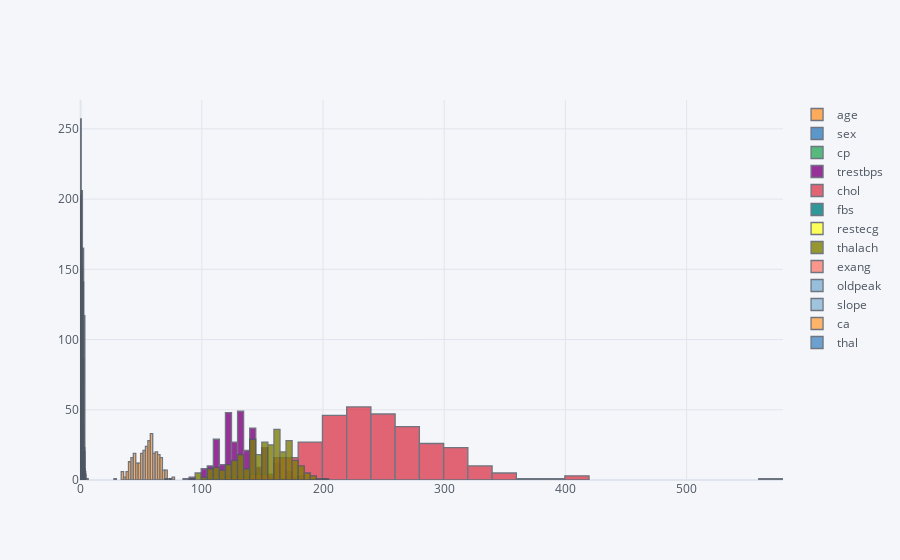

Notebook cell for this chart:
### Code cell
df[numerical].iplot(kind='hist');

### Figure 1 — Plotly figure (JSON) as saved in the notebook; plotly's stock layout.template omitted (floating-point values rounded to 4 significant figures; data arrays with more than 128 entries replaced by an {"elided": "..."} marker saying what was removed)
{"data": [{"histfunc": "count", "histnorm": "", "marker": {"color": "rgba(255, 153, 51, 1.0)", "line": {"color": "#4D5663", "width": 1.3}}, "name": "age", "opacity": 0.8, "orientation": "v", "type": "histogram", "x": {"elided": "302 int values"}}, {"histfunc": "count", "histnorm": "", "marker": {"color": "rgba(55, 128, 191, 1.0)", "line": {"color": "#4D5663", "width": 1.3}}, "name": "sex", "opacity": 0.8, "orientation": "v", "type": "histogram", "x": {"elided": "302 int values"}}, {"histfunc": "count", "histnorm": "", "marker": {"color": "rgba(50, 171, 96, 1.0)", "line": {"color": "#4D5663", "width": 1.3}}, "name": "cp", "opacity": 0.8, "orientation": "v", "type": "histogram", "x": {"elided": "302 int values"}}, {"histfunc": "count", "histnorm": "", "marker": {"color": "rgba(128, 0, 128, 1.0)", "line": {"color": "#4D5663", "width": 1.3}}, "name": "trestbps", "opacity": 0.8, "orientation": "v", "type": "histogram", "x": {"elided": "302 int values"}}, {"histfunc": "count", "histnorm": "", "marker": {"color": "rgba(219, 64, 82, 1.0)", "line": {"color": "#4D5663", "width": 1.3}}, "name": "chol", "opacity": 0.8, "orientation": "v", "type": "histogram", "x": {"elided": "302 int values"}}, {"histfunc": "count", "histnorm": "", "marker": {"color": "rgba(0, 128, 128, 1.0)", "line": {"color": "#4D5663", "width": 1.3}}, "name": "fbs", "opacity": 0.8, "orientation": "v", "type": "histogram", "x": {"elided": "302 int values"}}, {"histfunc": "count", "histnorm": "", "marker": {"color": "rgba(255, 255, 51, 1.0)", "line": {"color": "#4D5663", "width": 1.3}}, "name": "restecg", "opacity": 0.8, "orientation": "v", "type": "histogram", "x": {"elided": "302 int values"}}, {"histfunc": "count", "histnorm": "", "marker": {"color": "rgba(128, 128, 0, 1.0)", "line": {"color": "#4D5663", "width": 1.3}}, "name": "thalach", "opacity": 0.8, "orientation": "v", "type": "histogram", "x": {"elided": "302 int values"}}, {"histfunc": "count", "histnorm": "", "marker": {"color": "rgba(251, 128, 114, 1.0)", "line": {"color": "#4D5663", "width": 1.3}}, "name": "exang", "opacity": 0.8, "orientation": "v", "type": "histogram", "x": {"elided": "302 int values"}}, {"histfunc": "count", "histnorm": "", "marker": {"color": "rgba(128, 177, 211, 1.0)", "line": {"color": "#4D5663", "width": 1.3}}, "name": "oldpeak", "opacity": 0.8, "orientation": "v", "type": "histogram", "x": {"elided": "302 float values"}}, {"histfunc": "count", "histnorm": "", "marker": {"color": "rgba(128, 177, 211, 0.8999999999999999)", "line": {"color": "#4D5663", "width": 1.3}}, "name": "slope", "opacity": 0.8, "orientation": "v", "type": "histogram", "x": {"elided": "302 int values"}}, {"histfunc": "count", "histnorm": "", "marker": {"color": "rgba(255, 153, 51, 0.8999999999999999)", "line": {"color": "#4D5663", "width": 1.3}}, "name": "ca", "opacity": 0.8, "orientation": "v", "type": "histogram", "x": {"elided": "302 int values"}}, {"histfunc": "count", "histnorm": "", "marker": {"color": "rgba(55, 128, 191, 0.8999999999999999)", "line": {"color": "#4D5663", "width": 1.3}}, "name": "thal", "opacity": 0.8, "orientation": "v", "type": "histogram", "x": {"elided": "302 int values"}}], "layout": {"autosize": true, "barmode": "overlay", "legend": {"bgcolor": "#F5F6F9", "font": {"color": "#4D5663"}}, "paper_bgcolor": "#F5F6F9", "plot_bgcolor": "#F5F6F9", "title": {"font": {"color": "#4D5663"}}, "xaxis": {"autorange": true, "gridcolor": "#E1E5ED", "range": [-0.5, 579.5], "showgrid": true, "tickfont": {"color": "#4D5663"}, "title": {"font": {"color": "#4D5663"}, "text": ""}, "type": "linear", "zerolinecolor": "#E1E5ED"}, "yaxis": {"autorange": true, "gridcolor": "#E1E5ED", "range": [0, 270.5], "showgrid": true, "tickfont": {"color": "#4D5663"}, "title": {"font": {"color": "#4D5663"}, "text": ""}, "zerolinecolor": "#E1E5ED"}}}
